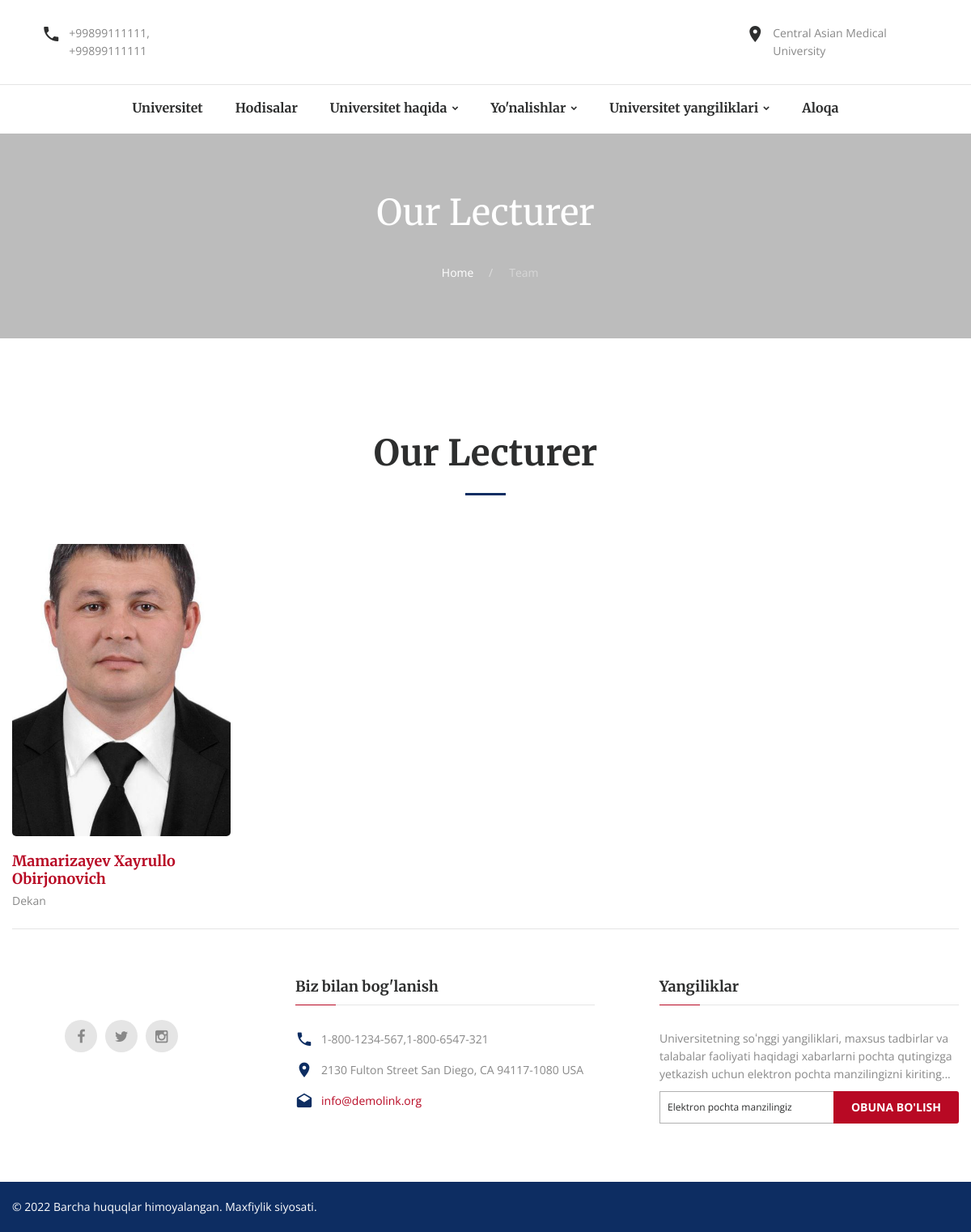
Page /team/ on the committed database.
### app/models.py (models this page shows, shortened)
class Workers(models.Model):
    fullname = models.CharField(max_length=200)
    position = models.CharField(max_length=200)
    number = models.CharField(max_length=200, default='')
    email = models.EmailField()
    telegram = models.CharField(max_length=200, default='')
    instagram = models.CharField(max_length=200, default='')
    facebook = models.CharField(max_length=200, default='')
    about = HTMLField(blank=True, null=True)
    image = models.ImageField(upload_to="static/db/workers/")

### app/views.py (the view)
# urls.py: path('team/', views.team, name="team"),
def team(request):
    members = Workers.objects.all()
    context = {"members": members}
    return render(request, "team.html", context)

### templates/team.html (shortened to what this page needs)
{% extends 'base.html' %}
{% load static %}
{% block content  %}
<section class="section breadcrumb-modern context-dark parallax-container" data-parallax-img="{% static '' %}images/parallax-03.jpg">
    <div class="parallax-content section-30 section-sm-70">
        <div class="shell">
            <h2 class="veil reveal-sm-block"> Our Lecturer </h2>
            <div class="offset-sm-top-35">
                <ul class="list-inline list-inline-lg list-inline-dashed p">
                    <li><a href="{% url 'home' %}">Home</a></li>
                    <li>Team&nbsp;</li>
                </ul>
            </div>
        </div>
    </div>
</section>
<section class="section novi-background bg-cover section-70 section-md-114 bg-default">
    <div class="shell">
        <h2 class="text-bold"> Our Lecturer </h2>
        <hr class="divider bg-madison">
        <div class="range range-30 text-md-left offset-top-60">
            {% for member in members %}
                <div class="cell-sm-6 cell-md-3 team-member__img">
                    <img class="img-responsive reveal-inline-block img-rounded" src="/{{ member.image }}" width="270" height="270" alt="">
                    <div class="offset-top-20">
                        <h6 class="text-bold text-primary"><a href="team-member-profile.html">{{ member.fullname }}</a></h6>
                    </div>
                    <div class="offset-top-5">
                        <p>{{ member.position }}</p>
                    </div>
                </div>
            {% endfor %}
        </div>
    </div>
</section>
{% endblock %}

### rows in the picture
Workers: image (picture), fullname "Mamarizayev Xayrullo Obirjonovich", position "Dekan"
